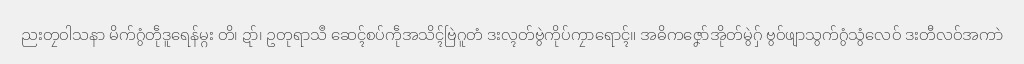
#> input picture data/images/000028.jpg, 1024 x 64 px
$ python -i segmenter.py   (imports and definitions only)
#> lines starting #> are read from the running program, lines starting #| are printed output that depends on the picture; after the words box and inside, x2 and y2 are one past the last pixel; in counts of white or black regions, pixels touching at a corner belong together
#> further down, picture is the input picture: shape (64, 1024, 3); min 58, max 255, mean 234.4
import cv2
import numpy as np
from PIL import Image

class LineSegmenter:
    """
    Robust line segmenter using Horizontal Projection Profiles with Smoothing.
    Handles noisy documents and touching lines by finding valleys in the projection.
    """
    def __init__(self, smooth_kernel=5, threshold_ratio=0.02):
        self.smooth_kernel = smooth_kernel
        self.threshold_ratio = threshold_ratio

    def segment(self, image):
        """
        Segment a document image into text lines.
        Args:
            image (PIL.Image or np.ndarray): Input image.
        Returns:
            list: List of dicts with keys 'img' (PIL.Image) and 'bbox' (x, y, w, h).
        """
        if isinstance(image, Image.Image):
            img_pil = image
            if img_pil.mode != 'L':
                img_pil = img_pil.convert('L')
            img_arr = np.array(img_pil)
        else:
            img_arr = image
            img_pil = Image.fromarray(img_arr)
            if img_pil.mode != 'L':
                img_pil = img_pil.convert('L')
                img_arr = np.array(img_pil)

        # 1. Binarize (Adaptive Thresholding)
        # Invert so text is white, background black
        binary = cv2.adaptiveThreshold(
            img_arr, 255, cv2.ADAPTIVE_THRESH_GAUSSIAN_C,
            cv2.THRESH_BINARY_INV, 25, 10
        )
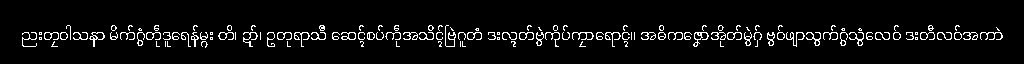
#> binary: shape (64, 1024); 5.5% white in thin lines or dots, all inside (x1, y1, x2, y2) = (22, 25, 1003, 48)

        # 2. Horizontal Projection Profile
        hist = np.sum(binary, axis=1) # Sum along width (axis 1) -> shape (height,)
#> hist = 64 values, max 138975 at index 32, min 0 at index 0, mean 14347.7

        # 3. Smoothing
        if self.smooth_kernel > 1:
            kernel = np.ones(self.smooth_kernel) / self.smooth_kernel
            # mode='same' returns output of same length as input
            smoothed_hist = np.convolve(hist, kernel, mode='same')
#> smoothed_hist = 64 values, max 79917 at index 34, min 0 at index 0, mean 14347.7
        else:
            smoothed_hist = hist

        # 4. Gap Detection
        non_zero_vals = smoothed_hist[smoothed_hist > 0]
#> non_zero_vals = 27 values, max 79917 at index 11, min 51 at index 26, mean 34009.4
        if len(non_zero_vals) == 0:
            return []

        # Find max density
        max_val = np.max(smoothed_hist)
#> max_val = 79917
        threshold = max_val * self.threshold_ratio # e.g. 2% of max density is a gap
#> threshold = 1598.3

        results = []
        start = None
        height, width = img_arr.shape
#> height = 64; width = 1024

        for y in range(height):
            is_text = smoothed_hist[y] > threshold

            if is_text and start is None:
                start = y
            elif not is_text and start is not None:
                end = y
                if (end - start) > 8: # Minimal line height check
                    # Add generous padding
                    pad = 4
                    y1 = max(0, start - pad)
                    y2 = min(height, end + pad)

                    # Crop full width
                    crop = img_pil.crop((0, y1, width, y2))

                    results.append({
                        'img': crop,
                        'bbox': (0, int(y1), int(width), int(y2 - y1))
                    })
                start = None
#> this loop made 64 passes
#> is_text on passes 1 to 12: False, False, False, False, False, False, False, False, False, False, False, False
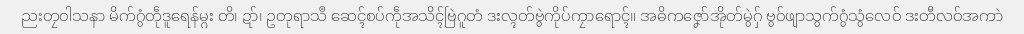
#> crop: PIL image 1024x34 L; min 58, max 255, mean 229.5
#> after the loop, end = 49; pad = 4; results = 1 item; y1 = 19; y2 = 53

        # Handle last segment
        if start is not None and (height - start) > 8:
            pad = 4
            y1 = max(0, start - pad)
            y2 = min(height, height)
            crop = img_pil.crop((0, y1, width, y2))

            results.append({
                'img': crop,
                'bbox': (0, int(y1), int(width), int(y2 - y1))
            })

        return results

>>> import cv2
>>> picture = cv2.imread('../../data/images/000028.jpg')
>>> result = LineSegmenter().segment(picture)
#> result = 1 item

$ run again, on data/images/000029.jpg
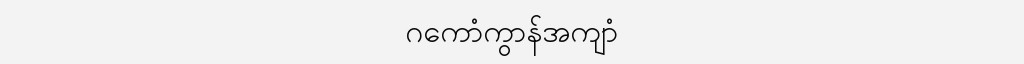
#> input picture data/images/000029.jpg, 1024 x 64 px
#> picture is the input picture: shape (64, 1024, 3); min 0, max 255, mean 239.6
#> in segment, `binary = cv2.adaptiveThreshold( img_arr, 255, cv2.ADAPTIVE_THRESH_GAUS..`:
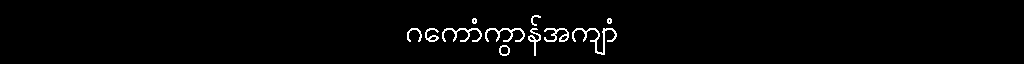
#> binary: shape (64, 1024); 1.9% white in thin lines or dots, all inside (x1, y1, x2, y2) = (407, 15, 617, 56)
#> hist = 64 values, max 34170 at index 29, min 0 at index 0, mean 4920.7
#> smoothed_hist = 64 values, max 21828 at index 30, min 0 at index 0, mean 4920.7
#> non_zero_vals = 45 values, max 21828 at index 17, min 255 at index 0, mean 6998.3
#> max_val = 21828
#> threshold = 436.6
#> the loop in segment, `for y in range(height):` made 64 passes
#> is_text on passes 1 to 8: False, False, False, False, False, False, False, False
#> after the loop in segment, `for y in range(height):`:
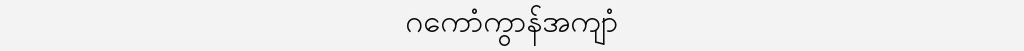
#> crop: PIL image 1024x51 L; min 0, max 255, mean 238.7
#> after the loop in segment, `for y in range(height):`: end = 57; pad = 4; results = 1 item; y1 = 10; y2 = 61
#> result = 1 item

$ run again, on data/images/test_0005_h71.png
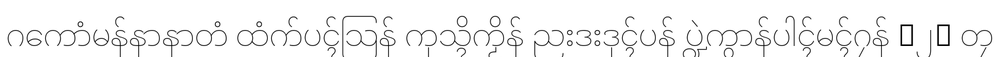
#> input picture data/images/test_0005_h71.png, 1000 x 57 px, shrunk from 1633 x 93 before the run
#> picture is the input picture: shape (57, 1000, 3); min 0, max 255, mean 242.5
#> in segment, `binary = cv2.adaptiveThreshold( img_arr, 255, cv2.ADAPTIVE_THRESH_GAUS..`:
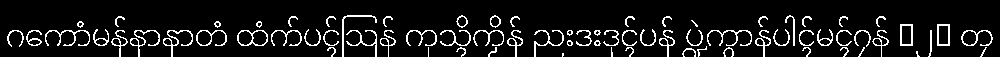
#> binary: shape (57, 1000); 9% white in thin lines or dots, all inside (x1, y1, x2, y2) = (7, 15, 993, 57)
#> hist = 57 values, max 112965 at index 45, min 0 at index 0, mean 22909.7
#> smoothed_hist = 57 values, max 72063 at index 43, min 0 at index 0, mean 22765.7
#> non_zero_vals = 44 values, max 72063 at index 30, min 1581 at index 0, mean 29491.9
#> max_val = 72063
#> threshold = 1441.3
#> the loop in segment, `for y in range(height):` made 57 passes
#> is_text on passes 1 to 8: False, False, False, False, False, False, False, False
#> after the loop in segment, `for y in range(height):`: results = []; start = 13
#> y1 = 9
#> in segment, `crop = img_pil.crop((0, y1, width, y2))`:
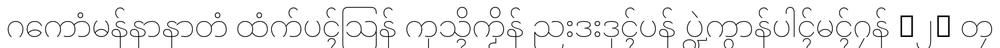
#> crop: PIL image 1000x48 L; min 0, max 255, mean 240.2
#> result = 1 item

$ run again, on data/images/test_0006_h61.png
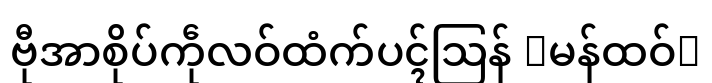
#> input picture data/images/test_0006_h61.png, 712 x 83 px
#> picture is the input picture: shape (83, 712, 3); min 0, max 255, mean 219.6
#> in segment, `binary = cv2.adaptiveThreshold( img_arr, 255, cv2.ADAPTIVE_THRESH_GAUS..`:
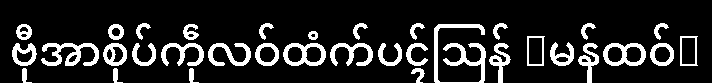
#> binary: shape (83, 712); 14.5% white; 34 white regions, largest, box (x1, y1, x2, y2) and area: (434, 24, 486, 83) 996, (41, 43, 99, 66) 646, (603, 43, 646, 66) 475
#> hist = 83 values, max 109650 at index 62, min 0 at index 0, mean 26357.2
#> smoothed_hist = 83 values, max 88383 at index 62, min 0 at index 0, mean 26222
#> non_zero_vals = 62 values, max 88383 at index 41, min 1785 at index 0, mean 35103.6
#> max_val = 88383
#> threshold = 1767.7
#> the loop in segment, `for y in range(height):` made 83 passes
#> is_text on passes 1 to 8: False, False, False, False, False, False, False, False
#> after the loop in segment, `for y in range(height):`: results = []; start = 21
#> y1 = 17
#> in segment, `crop = img_pil.crop((0, y1, width, y2))`:
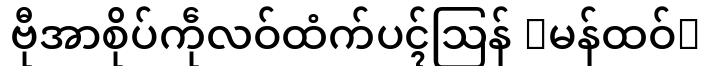
#> crop: PIL image 712x66 L; min 0, max 255, mean 210.5
#> result = 1 item
